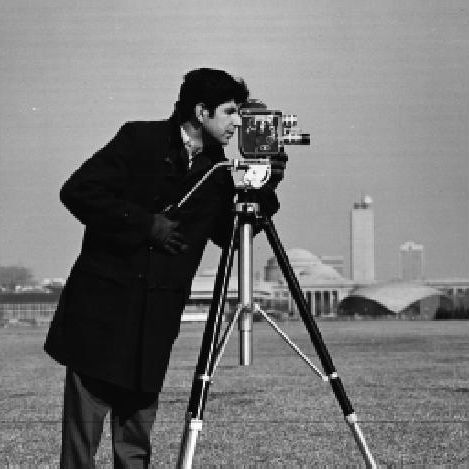
%> input picture Codigos/Clase 3/camarografo.jpg, 469 x 469 px
$ octave ejemplo2.m   (GNU Octave 9; MATLAB toolbox functions it lacks are replaced by stand-ins)
%> lines starting %> are read from the running program, lines starting %| are printed output that depends on the picture
clc; clear;
%Cargar la imagen
A=imread('camarografo.jpg');
%> A is the input picture: size 469x469 uint8; min 0, max 255, mean 118.7
B=imread('fondo.jpg');
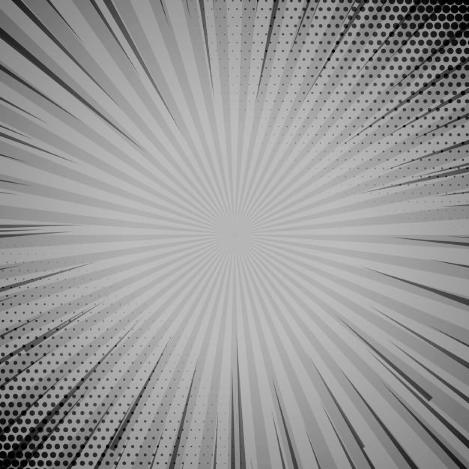
%> input picture Codigos/Clase 3/fondo.jpg, 469 x 469 px
%> B is the input picture: size 469x469 uint8; min 0, max 198, mean 152.1

%Sumar imagenes
subplot(1,3,1)
imshow(A)
subplot(1,3,2)
imshow(B)
subplot(1,3,3)
imshow(A+B)
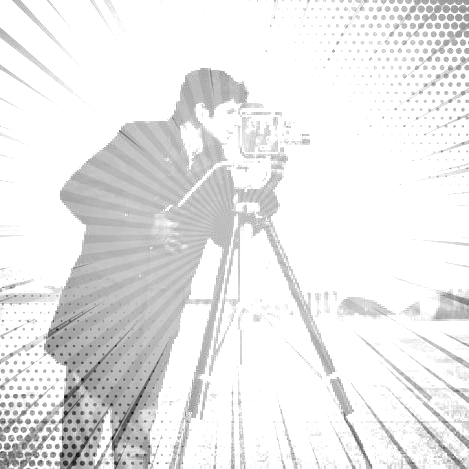
%> displayed picture: size 469x469, on the screen's scale of 0 to 255; min 5, max 255, mean 233

%Sumar ruido Gaussiano a una imagen

[m,n]=size(A) %Tamaño de una image
%> m = 469; n = 469
